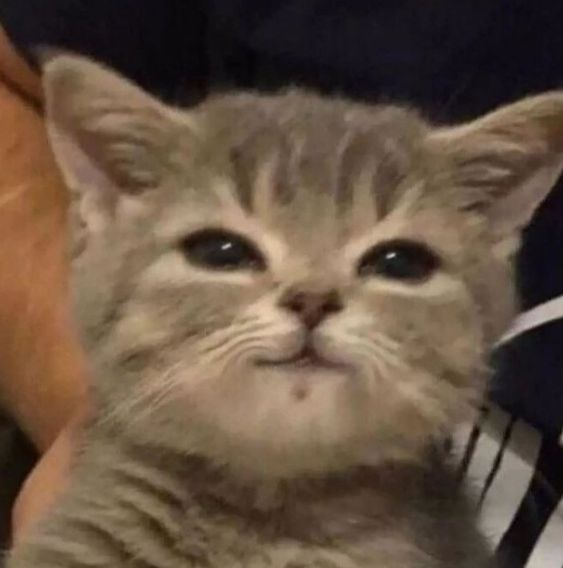
#> input picture lab3/cats.jpg, 563 x 568 px, found by its file name
$ python main.py
#> lines starting #> are read from the running program, lines starting #| are printed output that depends on the picture
### lab3/working_with_a_picture.py
import cv2
import numpy as np
import os


def read_image(file_name) -> np.ndarray:
	"""
	Reads an image from a file and returns it as a NumPy array.
	:param file_name: Path to the image file
	:return: Image in ndarray format
	"""
	img = cv2.imread(file_name)
	return img


def display_img(img,title)->None:
	"""
	Displays the image in a new window with the specified title.
	:param img: Image in ndarray format
	:param title: Window title
	"""
	cv2.imshow(title, img )
	cv2.waitKey(0)


def comawd_images(img1, height, width)->np.ndarray:
	"""
	Combines two images horizontally and returns the result.
	:param img1: First image in ndarray format
	:param img2: Second image in ndarray format
	:return: Combined image in ndarray format
	"""
	combined_image = img1[:height, :width]
	return combined_image


def save_image(image, output)->None:
	"""
	Saves the image in the specified directory.
	:param image: Image in ndarray format
	:param output: Directory for saving the image
	"""
	os.chdir(output)
	print(os.listdir(output))
	cv2.imwrite('com_img.png', image)

### lab3/image.py
import matplotlib.pyplot as plt
import cv2
import numpy as np


def histogram_of_channels(img: np.ndarray) -> tuple:
	"""
	Calculates the histograms of each channel (BGR) of the image and returns them.
	:param img: Image in ndarray format
	:return: Three lists of histogram values for each channel (B, G, R)
	"""
	blue = cv2.calcHist([img], [0], None, [256], [0, 255])
	green = cv2.calcHist([img], [1], None, [256], [0, 255])
	red = cv2.calcHist([img], [2], None, [256], [0, 255])
	return blue, green, red


def show_hist(blue: np.ndarray, green: np.ndarray, red:  np.ndarray) -> None:
	"""
	Plots histograms for each channel (BGR) of the image.
	:param blue: Histogram of the blue channel
	:param green: Histogram of the green channel
	:param red: Histogram of the red channel
	"""
	plt.figure(figsize=(10, 5))
	plt.plot( blue, label='Синяя линия', color='blue')
	plt.plot( green, label='Зеленая линия', color='green')
	plt.plot( red, label='Красная линия', color='red')
	plt.xlim([0, 255])
	plt.title('Гистограмма цвета изображения')
	plt.xlabel('Интенсивность цвета')
	plt.ylabel('Частота')
	plt.grid()
	plt.legend()
	plt.show()

### lab3/parser.py
import argparse


def parser() -> argparse.Namespace:
	"""
	Creates an ArgumentParser object and adds command line arguments.
	Parses the arguments entered by the user and returns a Namespace with the results.
	:return: A Namespace object containing the values of the command-line arguments
	"""
	parser = argparse.ArgumentParser()
	parser.add_argument( "-1im","--image1", default="C:\\test\\lab3\\cats.jpg", type=str, help="The path to 1 image file")
	parser.add_argument("-n","--output", default="C:\\test\\lab3", type=str, help="The path to save the image")
	arguments = parser.parse_args()
	return arguments

### lab3/main.py
from working_with_a_picture import read_image, display_img, save_image, comawd_images
from image import histogram_of_channels, show_hist
from parser import parser


def main():
	arg = parser()
	try:
		original_image = read_image(arg.image1)
#> in read_image, img is the input picture: shape (568, 563, 3); mean B, G, R 66.1, 82.5, 101.8
		print(f"Image size 1: {original_image.shape}")
#| Image size 1: (568, 563, 3)
		b, g, r = histogram_of_channels(original_image)
#> in histogram_of_channels, `blue = cv2.calcHist([img], [0], None, [256], [0, 255])`: blue = 256 values, max 4915 at index 25, min 0 at index 186, mean 1249.2
#> in histogram_of_channels, `green = cv2.calcHist([img], [1], None, [256], [0, 255])`: green = 256 values, max 6347 at index 12, min 0 at index 210, mean 1249.2
#> in histogram_of_channels, `red = cv2.calcHist([img], [2], None, [256], [0, 255])`: red = 256 values, max 5602 at index 17, min 0 at index 0, mean 1249.2
#> b has the same summary as blue in histogram_of_channels; g has the same summary as green in histogram_of_channels; r has the same summary as red in histogram_of_channels
		show_hist(b, g, r)
#> in show_hist, `plt.show()`:
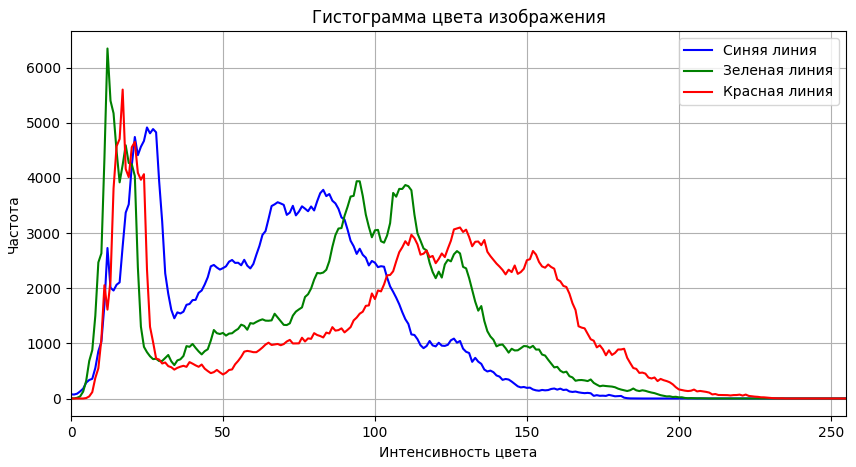
#> figure drawn by matplotlib, 1 panel; curve peaks at x = 25, y = 4915; curve peaks at x = 12, y = 6347; curve peaks at x = 17, y = 5602

		display_img(original_image, "Image1")

		combined=comawd_images(original_image,800,700)
		display_img(combined,"Image comad")


		save_image(combined, arg.output)
	except Exception as e:
		print(e)


if __name__ == "__main__":
	main()
